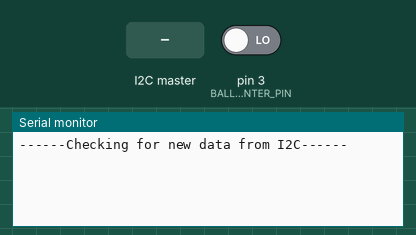
Simulated run of this sketch. Board: Arduino Uno, built with avr-gcc and run on an emulated ATmega328P. On the bench: the last lines printed to the serial monitor. The test bench sets the inputs (shaded band); at power-on: pin 3 (BALL_COUNTER_PIN) LOW.

Above: at 1.2 s.
1.3 s: the I2C master sends ">"
At 2.1 s:
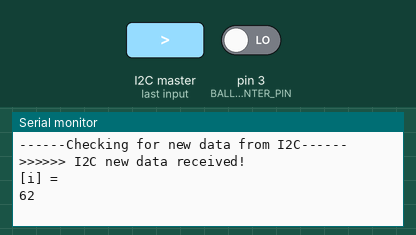
2.8 s: the I2C master sends "|"
At 5.4 s:
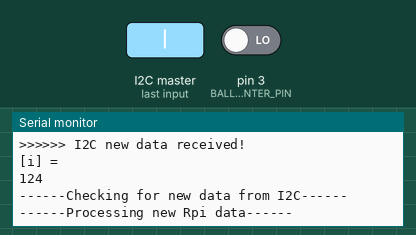

The sketch:

I2CBiDirectinal.ino
```cpp
#include <Wire.h>

#define BALL_COUNTER_PIN 3

// Right one
//const byte MY_ADDRESS = 25;
//const byte RPI_ADDRESS = 42;
// Left one
const byte MY_ADDRESS = 42;
const byte RPI_ADDRESS = 25;
int RpiData[3];
bool gotSignalFromIR = false;
byte ballCounter = 0;
bool isBallPassing = true;

int val;

/**
 * Defines modes of moving the robot
 * depending on the visibility of the ball
 */
enum BALLVISIBILITY {
  RANDOM,     // Ball not visible, random moving and avoiding obstacles
  FORWARD,    // Ball is forward
  LEFT,       // Ball is on the left
  RIGHT       // Ball is on the right
} movement_mode = RANDOM;

/**
 * Processes RPi data, received from I2C
 */
void processRpiData() {
  Serial.println("------Checking for new data from I2C------");
  if(RpiData[0] == 1) {
    // New data came in
    Serial.println("------Processing new Rpi data------");
    if(RpiData[1] == 0) {
      // Ball is not detected
      movement_mode = RANDOM;
    } else {
      if (RpiData[2] == ">") {
        // Ball is on the right
        movement_mode = RIGHT;
      } else if (RpiData[2] == "|") {
        // Ball in center
        movement_mode = FORWARD;
      } else if (RpiData[3] == "<") {
        // Ball on the left
        movement_mode = LEFT;
      }
    }
    // Mark processing as done
    RpiData[0] = 0;
  }
}

/**
 * Sends signal to RPi that ball is picked up
 */
void sendBallPickedUpSignal() {
  if(gotSignalFromIR) {
    Wire.beginTransmission(RPI_ADDRESS);
    Wire.write(ballCounter);
    Wire.endTransmission();
    delay(200);
    ballCounter = 0;
    gotSignalFromIR = false;
  }
}

void setup() {
  Serial.begin(9600);
  pinMode(BALL_COUNTER_PIN, INPUT);
  attachInterrupt(digitalPinToInterrupt(3), counter_ISR, RISING);

  Wire.begin(MY_ADDRESS);
  Wire.onReceive(receiveEvent);
}

void loop() {
  delay(200);
  processRpiData();
  //sendBallPickedUpSignal();
  delay(2000);
}

/**
 * ISR for the IR sensor
 */
void counter_ISR() {
  delay(500);
  val = digitalRead(BALL_COUNTER_PIN);
  if (val == HIGH) {
    if (!isBallPassing){
      isBallPassing = true;
      ballCounter++;
      gotSignalFromIR = true;
      Serial.print(">>>>> Num balls collected so far: ");
      Serial.println(ballCounter);
      delay(50);
    }
  } else {
    delay(50);
    isBallPassing = false;
  }
}

/**
 * I2C Receive event
 * 4B from RPi
 * - [0] - New data received
 * - [1] - I see/don't see the ball
 * - [2] - Ball position: '<' - left; '|' - forward; '>' - right
 */
void receiveEvent(int bytes) {
  RpiData[0] = 1; // Mark as new data arrived
  Serial.println(">>>>>> I2C new data received!");
  for (int i = 1; i <= bytes; i++) {
    RpiData[i] = Wire.read();
    Serial.print("[");
    Serial.print("i");
    Serial.println("] = ");
    Serial.println(RpiData[i]);
  }
}
```

Measured:
- after the input at 1.3 s, the serial monitor: prints a new line at once (image 1)
- after the input at 2.8 s, the serial monitor: prints a new line at once (image 2)
